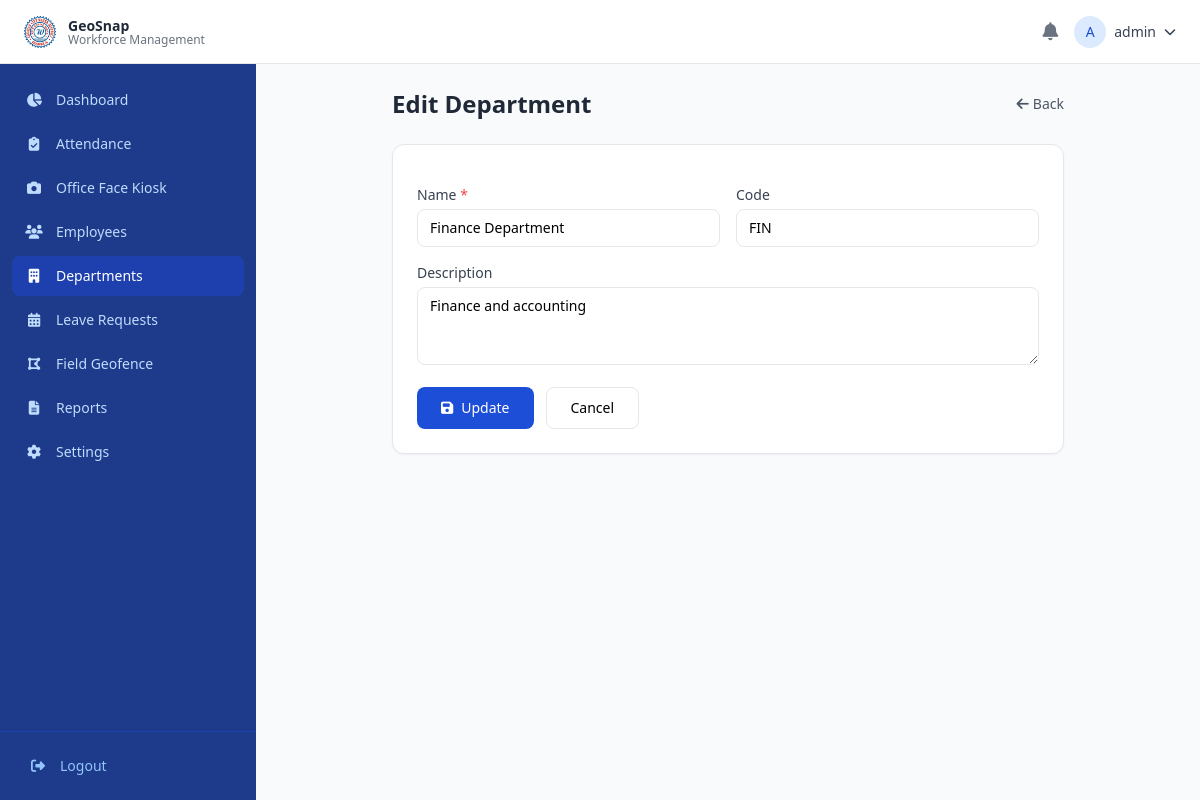
The page /index.php?page=departments-edit&id=2 (signed in) on the database its author committed.
### tables this page shows
CREATE TABLE `departments` (
  `id` INT UNSIGNED NOT NULL AUTO_INCREMENT,
  `name` VARCHAR(255) NOT NULL,
  `code` VARCHAR(50) DEFAULT NULL,
  `description` TEXT DEFAULT NULL,
  `is_active` TINYINT(1) DEFAULT 1,
  `created_at` TIMESTAMP DEFAULT CURRENT_TIMESTAMP,
  `updated_at` TIMESTAMP DEFAULT CURRENT_TIMESTAMP ON UPDATE CURRENT_TIMESTAMP,
  PRIMARY KEY (`id`),
  UNIQUE KEY `uk_departments_name` (`name`),
  KEY `idx_departments_active` (`is_active`)
);

### includes/security.php (called while the page is built, shortened)
<?php
function escapeOutput($data) {
    return htmlspecialchars($data, ENT_QUOTES | ENT_HTML5, 'UTF-8');
}

### modules/departments/edit.php (the view, shortened to what this page needs)
<?php requireRole('Administrator');
$id = intval($_GET['id'] ?? 0);
$stmt = $db->prepare("SELECT * FROM departments WHERE id = ?");
$stmt->execute([$id]);
$dept = $stmt->fetch();
?>
<div class="max-w-2xl mx-auto">
    <div class="flex items-center justify-between mb-6">
        <h1 class="text-2xl font-bold text-gray-800">Edit Department</h1>
        <a href="<?= APP_URL ?>/index.php?page=departments" class="text-sm text-gray-600 hover:text-gray-800"><i class="fas fa-arrow-left mr-1"></i>Back</a>
    </div>
    <div class="bg-white rounded-xl shadow-sm border p-6">
        <form method="POST" class="space-y-4">
            <div class="grid grid-cols-2 gap-4">
                <div>
                    <label class="block text-sm font-medium text-gray-700 mb-1">Name <span class="text-red-500">*</span></label>
                    <input type="text" name="name" value="<?= escapeOutput($dept['name']) ?>" required class="w-full px-3 py-2 border rounded-lg text-sm">
                </div>
                <div>
                    <label class="block text-sm font-medium text-gray-700 mb-1">Code</label>
                    <input type="text" name="code" value="<?= escapeOutput($dept['code'] ?? '') ?>" class="w-full px-3 py-2 border rounded-lg text-sm">
                </div>
            </div>
            <div>
                <label class="block text-sm font-medium text-gray-700 mb-1">Description</label>
                <textarea name="description" rows="3" class="w-full px-3 py-2 border rounded-lg text-sm"><?= escapeOutput($dept['description'] ?? '') ?></textarea>
            </div>
            <div class="flex space-x-3">
                <button type="submit" class="px-6 py-2.5 bg-blue-700 text-white rounded-lg text-sm font-medium hover:bg-blue-800"><i class="fas fa-save mr-2"></i>Update</button>
                <a href="<?= APP_URL ?>/index.php?page=departments" class="px-6 py-2.5 border rounded-lg text-sm hover:bg-gray-50">Cancel</a>
            </div>
        </form>
    </div>
</div>

### rows shown on the page
departments: name "Finance Department", code "FIN", description "Finance and accounting"

### other values the page prints
substr($_SESSION['username'] ?? 'U', 0, 1) "A"
escapeOutput($_SESSION['username'] ?? 'User') "admin"
$item['label'] "Dashboard"
$item['label'] "Attendance"
$item['label'] "Office Face Kiosk"
$item['label'] "Employees"
$item['label'] "Departments"
$item['label'] "Leave Requests"
$item['label'] "Field Geofence"
$item['label'] "Reports"
$item['label'] "Settings"
